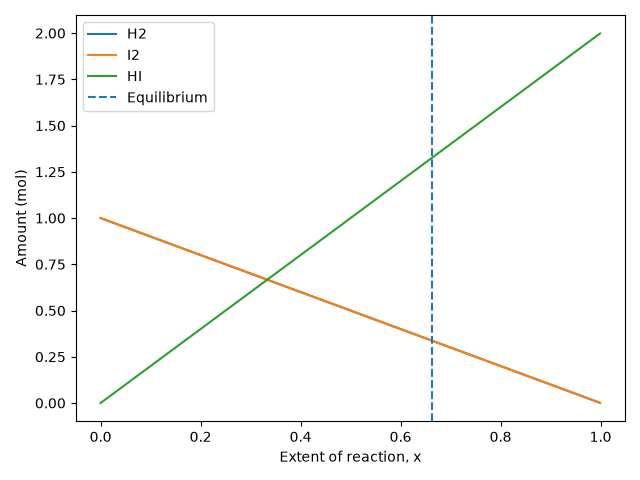

Python code for this plot:
import numpy as np
import matplotlib.pyplot as plt
from scipy.optimize import newton, minimize

K = 15.6
a = b = 1.0

# Calculate how far we are from the equilibrium condition
def k_imbalance(x):
    return (2 * x)**2 / ((a - x) * (b - x)) - K

# Method 1: Newton root finding
x_newton = newton(k_imbalance, 0.5)

print("Newton result:", x_newton)


# Method 2: SLSQP minimisation
def squared_imbalance(x):
    return k_imbalance(x[0])**2

result = minimize(
    squared_imbalance,
    [0.5],
    method="SLSQP",
    bounds=[(0, 0.999)]
)

x_minimize = result.x[0]

print("SLSQP result:", x_minimize)

# Equilibrium amounts
H2_eq = a - x_newton
I2_eq = b - x_newton
HI_eq = 2 * x_newton

print("\nEquilibrium amounts:")
print("H2 =", H2_eq, "mol")
print("I2 =", I2_eq, "mol")
print("HI =", HI_eq, "mol")

# Values for the plot
x_values = np.linspace(0, 0.999, 200)

H2_values = a - x_values
I2_values = b - x_values
HI_values = 2 * x_values

# Plot the amounts as the reaction proceeds
plt.plot(x_values, H2_values, label="H2")
plt.plot(x_values, I2_values, label="I2")
plt.plot(x_values, HI_values, label="HI")

# Mark the equilibrium point
plt.axvline(x_newton, linestyle="--", label="Equilibrium")

plt.xlabel("Extent of reaction, x")
plt.ylabel("Amount (mol)")
plt.legend()
plt.tight_layout()

plt.savefig("equilibrium.png")
plt.show()
